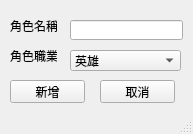
<?xml version="1.0" encoding="UTF-8"?>
<ui version="4.0">
 <class>create_character_window</class>
 <widget class="QMainWindow" name="create_character_window">
  <property name="geometry">
   <rect>
    <x>0</x>
    <y>0</y>
    <width>193</width>
    <height>134</height>
   </rect>
  </property>
  <property name="windowTitle">
   <string>新增角色</string>
  </property>
  <widget class="QWidget" name="centralwidget">
   <widget class="QPushButton" name="create_charater_button">
    <property name="geometry">
     <rect>
      <x>10</x>
      <y>80</y>
      <width>75</width>
      <height>23</height>
     </rect>
    </property>
    <property name="text">
     <string>新增</string>
    </property>
   </widget>
   <widget class="QPushButton" name="cancelButton">
    <property name="geometry">
     <rect>
      <x>100</x>
      <y>80</y>
      <width>75</width>
      <height>23</height>
     </rect>
    </property>
    <property name="text">
     <string>取消</string>
    </property>
   </widget>
   <widget class="QLabel" name="label_charater_name">
    <property name="geometry">
     <rect>
      <x>10</x>
      <y>20</y>
      <width>47</width>
      <height>12</height>
     </rect>
    </property>
    <property name="text">
     <string>角色名稱</string>
    </property>
   </widget>
   <widget class="QLabel" name="label_role">
    <property name="geometry">
     <rect>
      <x>10</x>
      <y>50</y>
      <width>47</width>
      <height>12</height>
     </rect>
    </property>
    <property name="text">
     <string>角色職業</string>
    </property>
   </widget>
   <widget class="QLineEdit" name="lineEdit">
    <property name="geometry">
     <rect>
      <x>70</x>
      <y>20</y>
      <width>113</width>
      <height>20</height>
     </rect>
    </property>
   </widget>
   <widget class="QComboBox" name="role_selection_box">
    <property name="geometry">
     <rect>
      <x>70</x>
      <y>50</y>
      <width>111</width>
      <height>21</height>
     </rect>
    </property>
    <item>
     <property name="text">
      <string>英雄</string>
     </property>
    </item>
    <item>
     <property name="text">
      <string>聖騎士</string>
     </property>
    </item>
    <item>
     <property name="text">
      <string>黑騎士</string>
     </property>
    </item>
    <item>
     <property name="text">
      <string>冰雷</string>
     </property>
    </item>
    <item>
     <property name="text">
      <string>火毒</string>
     </property>
    </item>
    <item>
     <property name="text">
      <string>主教</string>
     </property>
    </item>
    <item>
     <property name="text">
      <string>箭神</string>
     </property>
    </item>
    <item>
     <property name="text">
      <string>神射手</string>
     </property>
    </item>
    <item>
     <property name="text">
      <string>開拓者</string>
     </property>
    </item>
    <item>
     <property name="text">
      <string>夜使者</string>
     </property>
    </item>
    <item>
     <property name="text">
      <string>暗影神偷</string>
     </property>
    </item>
    <item>
     <property name="text">
      <string>影武者</string>
     </property>
    </item>
    <item>
     <property name="text">
      <string>拳霸</string>
     </property>
    </item>
    <item>
     <property name="text">
      <string>槍神</string>
     </property>
    </item>
    <item>
     <property name="text">
      <string>重砲指揮官</string>
     </property>
    </item>
    <item>
     <property name="text">
      <string>墨玄</string>
     </property>
    </item>
    <item>
     <property name="text">
      <string>聖魂劍士</string>
     </property>
    </item>
    <item>
     <property name="text">
      <string>烈焰巫師</string>
     </property>
    </item>
    <item>
     <property name="text">
      <string>破風使者</string>
     </property>
    </item>
    <item>
     <property name="text">
      <string>暗影行者</string>
     </property>
    </item>
    <item>
     <property name="text">
      <string>閃雷悍將</string>
     </property>
    </item>
    <item>
     <property name="text">
      <string>米哈逸</string>
     </property>
    </item>
    <item>
     <property name="text">
      <string>爆拳槍神</string>
     </property>
    </item>
    <item>
     <property name="text">
      <string>煉獄巫師</string>
     </property>
    </item>
    <item>
     <property name="text">
      <string>狂暴獵人</string>
     </property>
    </item>
    <item>
     <property name="text">
      <string>傑諾</string>
     </property>
    </item>
    <item>
     <property name="text">
      <string>機甲戰神</string>
     </property>
    </item>
    <item>
     <property name="text">
      <string>狂狼勇士</string>
     </property>
    </item>
    <item>
     <property name="text">
      <string>龍魔導士</string>
     </property>
    </item>
    <item>
     <property name="text">
      <string>夜光</string>
     </property>
    </item>
    <item>
     <property name="text">
      <string>精靈遊俠</string>
     </property>
    </item>
    <item>
     <property name="text">
      <string>幻影俠盜</string>
     </property>
    </item>
    <item>
     <property name="text">
      <string>隱月</string>
     </property>
    </item>
    <item>
     <property name="text">
      <string>惡魔殺手</string>
     </property>
    </item>
    <item>
     <property name="text">
      <string>惡魔復仇者</string>
     </property>
    </item>
    <item>
     <property name="text">
      <string>凱薩</string>
     </property>
    </item>
    <item>
     <property name="text">
      <string>卡蒂娜</string>
     </property>
    </item>
    <item>
     <property name="text">
      <string>天使破壞者</string>
     </property>
    </item>
    <item>
     <property name="text">
      <string>劍豪</string>
     </property>
    </item>
    <item>
     <property name="text">
      <string>陰陽師</string>
     </property>
    </item>
    <item>
     <property name="text">
      <string>阿戴爾</string>
     </property>
    </item>
    <item>
     <property name="text">
      <string>伊利恩</string>
     </property>
    </item>
    <item>
     <property name="text">
      <string>亞克</string>
     </property>
    </item>
    <item>
     <property name="text">
      <string>神之子</string>
     </property>
    </item>
    <item>
     <property name="text">
      <string>虎影</string>
     </property>
    </item>
    <item>
     <property name="text">
      <string>幻獸師</string>
     </property>
    </item>
    <item>
     <property name="text">
      <string>菈菈</string>
     </property>
    </item>
   </widget>
  </widget>
  <widget class="QStatusBar" name="statusbar"/>
 </widget>
 <resources/>
 <connections/>
</ui>
